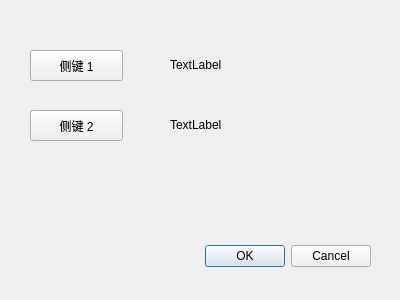
<?xml version="1.0" encoding="UTF-8"?>
<ui version="4.0">
 <class>MacroKey</class>
 <widget class="QDialog" name="MacroKey">
  <property name="geometry">
   <rect>
    <x>0</x>
    <y>0</y>
    <width>400</width>
    <height>300</height>
   </rect>
  </property>
  <property name="windowTitle">
   <string>Dialog</string>
  </property>
  <widget class="QDialogButtonBox" name="buttonBox">
   <property name="geometry">
    <rect>
     <x>30</x>
     <y>240</y>
     <width>341</width>
     <height>32</height>
    </rect>
   </property>
   <property name="orientation">
    <enum>Qt::Horizontal</enum>
   </property>
   <property name="standardButtons">
    <set>QDialogButtonBox::Cancel|QDialogButtonBox::Ok</set>
   </property>
  </widget>
  <widget class="QPushButton" name="setMacroKey0Btn">
   <property name="geometry">
    <rect>
     <x>30</x>
     <y>50</y>
     <width>93</width>
     <height>31</height>
    </rect>
   </property>
   <property name="text">
    <string>侧键 1</string>
   </property>
  </widget>
  <widget class="QPushButton" name="setMacroKey1Btn">
   <property name="geometry">
    <rect>
     <x>30</x>
     <y>110</y>
     <width>93</width>
     <height>31</height>
    </rect>
   </property>
   <property name="text">
    <string>侧键 2</string>
   </property>
  </widget>
  <widget class="QLabel" name="macroKey0Text">
   <property name="geometry">
    <rect>
     <x>170</x>
     <y>54</y>
     <width>72</width>
     <height>21</height>
    </rect>
   </property>
   <property name="text">
    <string>TextLabel</string>
   </property>
  </widget>
  <widget class="QLabel" name="macroKey1Text">
   <property name="geometry">
    <rect>
     <x>170</x>
     <y>114</y>
     <width>72</width>
     <height>21</height>
    </rect>
   </property>
   <property name="text">
    <string>TextLabel</string>
   </property>
  </widget>
 </widget>
 <resources/>
 <connections>
  <connection>
   <sender>buttonBox</sender>
   <signal>rejected()</signal>
   <receiver>MacroKey</receiver>
   <slot>reject()</slot>
   <hints>
    <hint type="sourcelabel">
     <x>316</x>
     <y>260</y>
    </hint>
    <hint type="destinationlabel">
     <x>286</x>
     <y>274</y>
    </hint>
   </hints>
  </connection>
  <connection>
   <sender>buttonBox</sender>
   <signal>accepted()</signal>
   <receiver>MacroKey</receiver>
   <slot>accept()</slot>
   <hints>
    <hint type="sourcelabel">
     <x>248</x>
     <y>254</y>
    </hint>
    <hint type="destinationlabel">
     <x>157</x>
     <y>274</y>
    </hint>
   </hints>
  </connection>
 </connections>
</ui>
